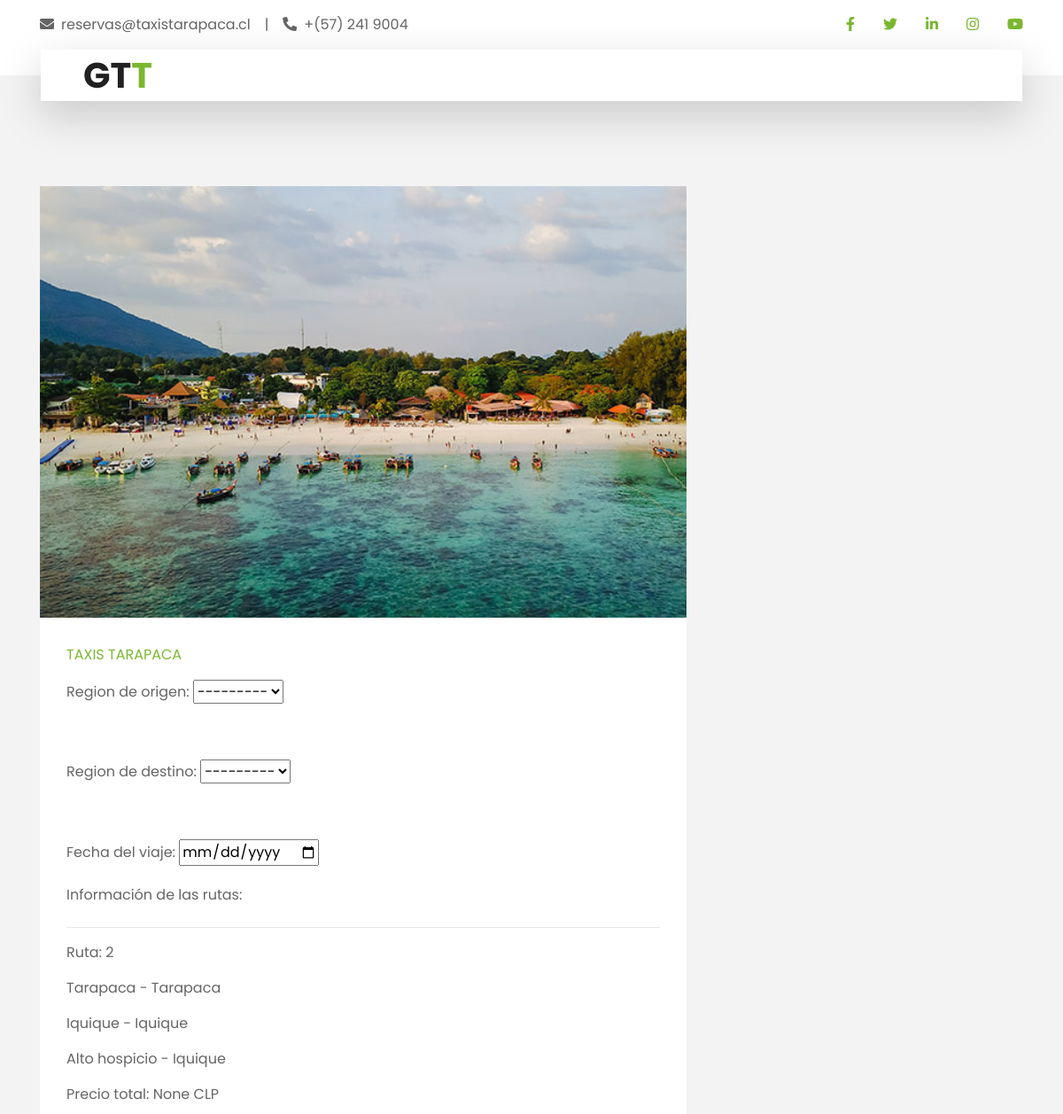
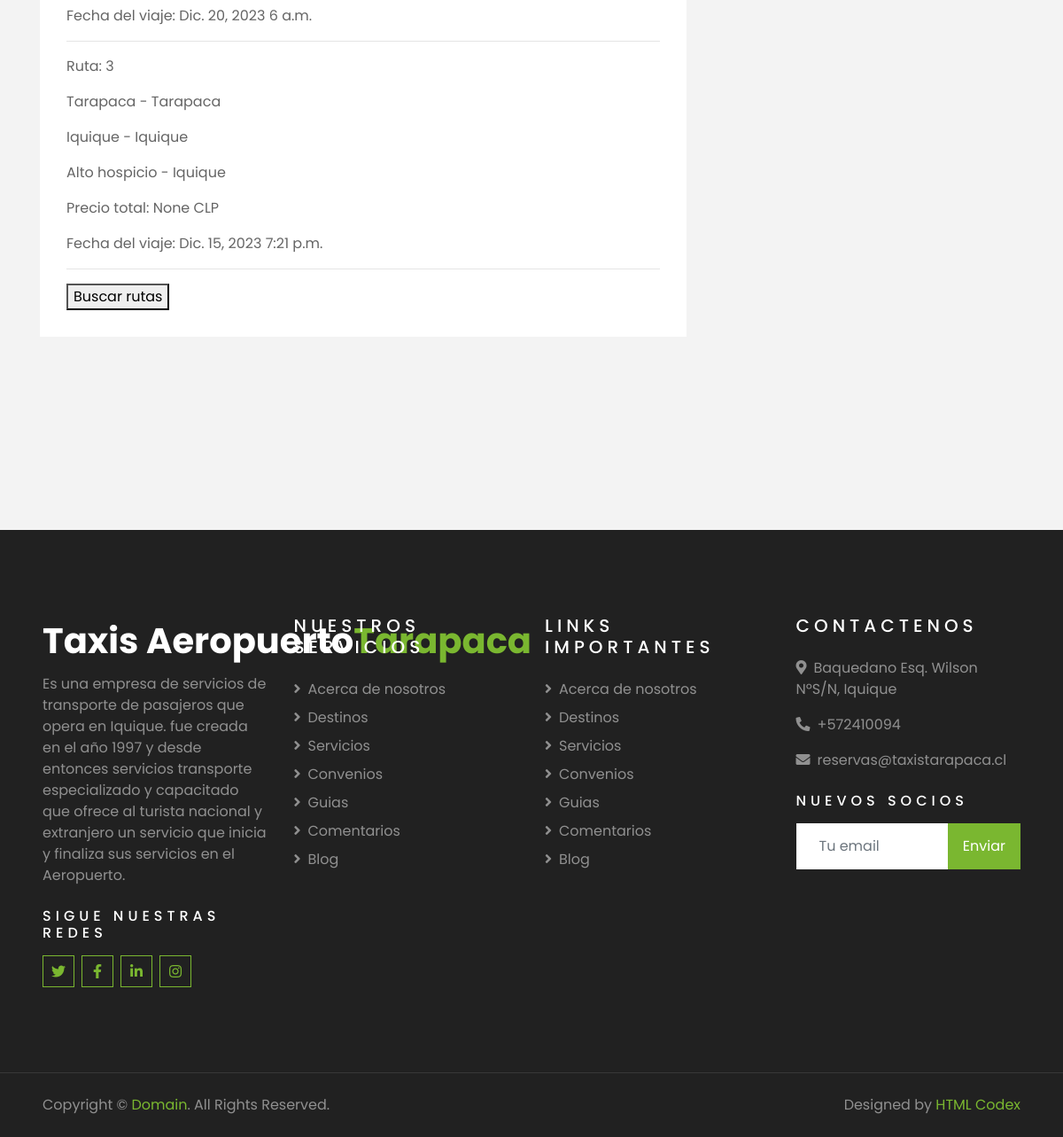
/es/usr_srap/, run on the app's committed database (2 pictures, top to bottom).
### Gestion_viajes/models.py (models this page shows)
class Ruta(models.Model):
    id = models.AutoField(primary_key=True,unique=True)
    conductor = models.ForeignKey(Taxista,on_delete=models.SET_NULL,null=True,blank=True,default=None)
    origen = models.CharField(max_length=254,null=True,blank=True)
    numero_origen = models.IntegerField(null=True,blank=True)
    tipo_origen = models.ForeignKey(TiposCalle,on_delete = models.SET_NULL,blank=True,null=True,default=None,related_name='ruta_torigen')
    destino = models.CharField(max_length=54,null=True,blank=True)
    numero_destino = models.IntegerField(null=True,blank=True)
    tipo_destino = models.ForeignKey(TiposCalle,on_delete = models.SET_NULL,blank=True,null=True,default=None,related_name='ruta_tdestino')
    fecha_viaje = models.DateField(null=True,blank=True)
    hora_viaje = models.TimeField(null=True,blank=True)
    anulado = models.IntegerField(null=True,blank=True)
    motivo_anulacion = models.TextField(null=True,blank=True)
    observacion = models.CharField(max_length=254,null=True,blank=True)
    descripcion = models.TextField(null=True,blank=True)
    tipo_tarifa = models.ForeignKey(Tarifa,models.SET_NULL,null=True,blank=True,default=None)
    monto_tarifa = models.FloatField(null=True,blank=True)
    region = models.ForeignKey(Region,on_delete=models.SET_NULL,null=True,blank=True,default=None)
    ciudad = models.ForeignKey(Ciudad,on_delete=models.SET_NULL,null=True,blank=True,default=None)
    comuna = models.ForeignKey(Comuna,on_delete=models.SET_NULL,null=True,blank=True,default=None)
    region_destino = models.ForeignKey(Region,on_delete=models.SET_NULL,null=True,blank=True,default=None,related_name='ruta_rdestino')
    ciudad_destino = models.ForeignKey(Ciudad,on_delete=models.SET_NULL,null=True,blank=True,default=None,related_name='ruta_cidestino')
    comuna_destino = models.ForeignKey(Comuna,on_delete=models.SET_NULL,null=True,blank=True,default=None,related_name='ruta_codestino')
    deleted_at = models.DateTimeField(null=True,blank=True)
    created_at = models.DateTimeField(null=True,blank=True)

class Region(models.Model):
    id = models.AutoField(primary_key=True,unique=True)
    nombre = models.CharField(max_length=254,blank=True,null=True)
    pais = models.ForeignKey(Pais,on_delete=models.SET_NULL,blank=True,null=True)
    deleted_at = models.DateTimeField(null=True,blank=True)
    created_at = models.DateTimeField(null=True,blank=True)
    def __str__(self):
        return self.nombre

class Ciudad(models.Model):
    id = models.AutoField(primary_key=True,unique=True)
    nombre = models.CharField(max_length=254,blank=True,null=True)
    region = models.ForeignKey(Region,on_delete=models.SET_NULL,blank=True,null=True)
    deleted_at = models.DateTimeField(null=True,blank=True)
    created_at = models.DateTimeField(null=True,blank=True)
    def __str__(self):
        return self.nombre

class Comuna(models.Model):
    id = models.AutoField(primary_key=True,unique=True)
    nombre = models.CharField(max_length=254,blank=True,null=True)
    ciudad = models.ForeignKey(Ciudad,on_delete=models.SET_NULL,blank=True,null=True)
    deleted_at = models.DateTimeField(null=True,blank=True)
    created_at = models.DateTimeField(null=True,blank=True)
    def __str__(self):
        return self.nombre

### Gestion_viajes/views.py (the view)
# urls.py: path("usr_srap/",views.usr_busqueda_reserva,name='usr_busqueda_reserva'),
def usr_busqueda_reserva(request):
    usuario = request.session.get('user')
    if request.method == 'POST':
        form = RutaForm(request.POST)
        if form.is_valid() and form is not None:
            if usuario is not None:
                context = {'form':form}
                ruta_vehiculo = form.save(commit=False)
                fecha_ruta = ruta_vehiculo.fecha_viaje
                region_origen = ruta_vehiculo.region
                ciudad_origen = ruta_vehiculo.ciudad
                comuna_origen = ruta_vehiculo.comuna
                region_destino = ruta_vehiculo.region_destino
                ciudad_destino = ruta_vehiculo.ciudad_destino
                comuna_destino = ruta_vehiculo.comuna_destino
                if fecha_ruta is not None:
                    try:
                        rutas_region = Ruta.objects.filter(region=region_origen,region_destino=region_destino,fecha_viaje=fecha_ruta,deleted_at=None)
                        if rutas_region is not None:
                            context = {'form':form,'rutas':rutas_region}
                    except:
                        rutas_region = None
                    if ciudad_origen is not None and ciudad_destino is not None:
                        try:
                            rutas_ciudad = Ruta.objects.filter(ciudad=ciudad_origen,ciudad_destino=ciudad_destino,fecha_viaje=fecha_ruta,deleted_at=None)
                            if rutas_ciudad is not None:
                                context = {'form':form,'rutas':rutas_ciudad}
                        except:
                            rutas_ciudad = None
                    if comuna_origen is not None and comuna_destino is not None:
                        try:
                            rutas_comuna = Ruta.objects.filter(comuna=comuna_origen,comuna_destino=comuna_destino,fecha_viaje=fecha_ruta,deleted_at=None)
                            if rutas_comuna is not None:
                                context = {'form':form,'rutas':rutas_comuna}
                        except:
                            rutas_comuna = None
                else:
                    try:
                        rutas_region = Ruta.objects.filter(region=region_origen,region_destino=region_destino,deleted_at=None)
                        if rutas_region is not None:
                            context = {'form':form,'rutas':rutas_region}
                    except:
                        rutas_region = None
                    if ciudad_origen is not None and ciudad_destino is not None:
                        try:
                            rutas_ciudad = Ruta.objects.filter(ciudad=ciudad_origen,ciudad_destino=ciudad_destino,deleted_at=None)
                            if rutas_ciudad is not None:
                                context = {'form':form,'rutas':rutas_ciudad}
                        except:
                            rutas_ciudad = None
                    if comuna_origen is not None and comuna_destino is not None:
                        try:
                            rutas_comuna = Ruta.objects.filter(comuna=comuna_origen,comuna_destino=comuna_destino,deleted_at=None)
                            if rutas_comuna is not None:
                                context = {'form':form,'rutas':rutas_comuna}
                        except:
                            rutas_comuna = None
                return render(request,'Gestion_viajes/usr_busqueda_reserva.html',context)
            else:
                form = RutaForm()
                rutas = Ruta.objects.filter(deleted_at=None)
                context = {'rutas':rutas,'form':form}
                return render(request,'Gestion_viajes/usr_busqueda_reserva.html',context)
    else:
        form = RutaForm()
        rutas = Ruta.objects.filter(deleted_at=None)
        context = {'rutas':rutas,'form':form}
        return render(request,'Gestion_viajes/usr_busqueda_reserva.html',context)

### Gestion_viajes/forms.py
class RutaForm(forms.ModelForm):
    class Meta:
        model = Ruta
        fields = ['monto_tarifa','region','ciudad','comuna','region_destino','ciudad_destino','comuna_destino','fecha_viaje']
        widgets = {
            'region': forms.Select(attrs={'required':'required'}),
            'ciudad': forms.Select(attrs={'hidden':'true'}),
            'comuna': forms.Select(attrs={'hidden':'true'}),
            'region_destino': forms.Select(attrs={'required':'required'}),
            'ciudad_destino': forms.Select(attrs={'hidden':'true'}),
            'comuna_destino': forms.Select(attrs={'hidden':'true'}),
            'fecha_viaje': forms.DateInput(attrs={'type': 'date','min': str(date.today())}),
        }

### Taxis_tarapaca/templates/Gestion_viajes/usr_busqueda_reserva.html (shortened to what this page needs)
{% extends "user_page.html" %}
{% load cms_tags %}
{% block content %}
    <form method="post" action="{% url 'usr_busqueda_reserva' %}">
        <div class="form-group">
            <label for="{{ form.region.id_for_label }}">Region de origen:</label>
            {{ form.region }}
        </div>
        <br>
        <div class="form-group">
            <label for="{{ form.region_destino.id_for_label }}">Region de destino:</label>
            {{ form.region_destino }}
        </div>
        <br>
        <div class="form-group">
            <label for="{{ form.fecha_viaje.id_for_label }}">Fecha del viaje:</label>
            {{ form.fecha_viaje }}
        </div>
        {% if rutas %}
        <label>Información de las rutas:</label>
        <hr>
            {% for ruta in rutas %}
                <p>Ruta: {{ ruta.id }}</p>
                <p>{{ ruta.region }} - {{ ruta.region_destino }}</p>
                {% if ruta.ciudad is not None and ruta.ciudad_destino is not None %}
                    <p>{{ ruta.ciudad }} - {{ruta.ciudad_destino}}</p>
                {% endif %}
                {% if ruta.comuna is not None and ruta.comuna_destino is not None %}
                    <p>{{ ruta.comuna }} - {{ruta.comuna_destino}}</p>
                {% endif %}
                <p>Precio total: {{ ruta.monto_tarifa }} CLP</p>
                <p>Fecha del viaje: {{ ruta.fecha_viaje }} {{ ruta.hora_viaje }}<p>
                <hr>
            {% endfor %}
        {% elif rutas.fecha_viaje is None %}
                    <p>No hay rutas para la fecha especificada<p>
        {% endif %}
        <button type="submit">Buscar rutas</button>
    </form>
{% endblock content %}

### data on the page
Ruta: id "2", region "Tarapaca", region_destino "Tarapaca", ciudad "Iquique", ciudad_destino "Iquique", comuna "Alto hospicio", comuna_destino "Iquique", monto_tarifa "None", fecha_viaje "Dic. 20, 2023", hora_viaje "6 a.m."
Ruta: id "3", region "Tarapaca", region_destino "Tarapaca", ciudad "Iquique", ciudad_destino "Iquique", comuna "Alto hospicio", comuna_destino "Iquique", monto_tarifa "None", fecha_viaje "Dic. 15, 2023", hora_viaje "7:21 p.m."
